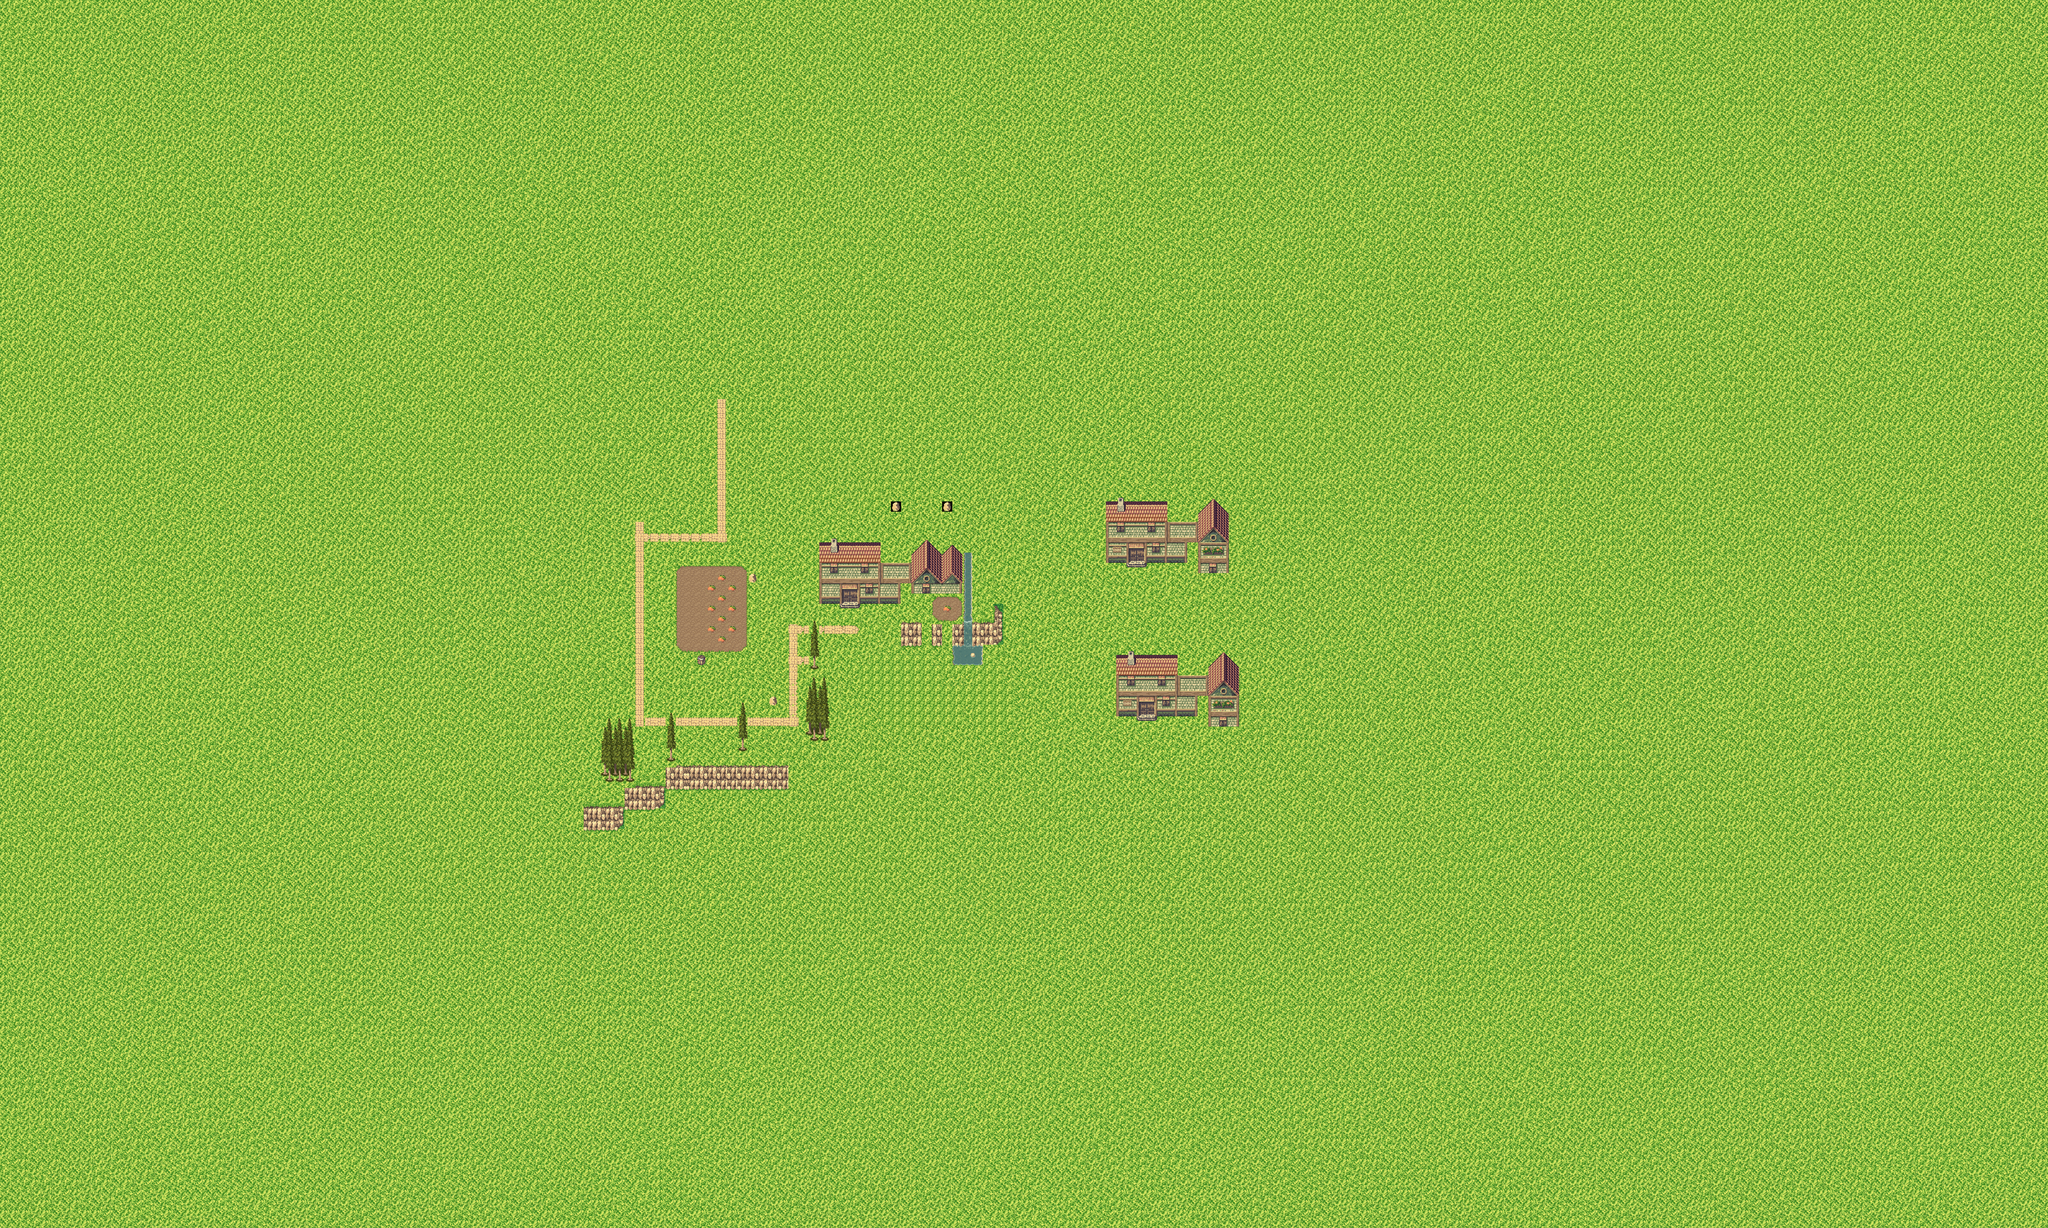

A level layout from a 2D game, rendered from its tile map. Below: a short description, then the map file with tile-grid data replaced by summaries:
An orthogonal 200x120 tile map with 32x32 px tiles, 3 tile layers (Ground, Buildings, Map Objects), 4 tilesets and 42 objects (23x skeleton, 18x zombie, player).

<map version="1.2" tiledversion="1.2.1" orientation="orthogonal" renderorder="right-down" width="200" height="120" tilewidth="32" tileheight="32" infinite="0" nextlayerid="5" nextobjectid="93">
 <tileset firstgid="1" name="32-rpg-town" tilewidth="32" tileheight="32" tilecount="396" columns="22">
  <image source="../img/32x32-transparent-rpg-town.png" width="704" height="576" />
 </tileset>
 <tileset firstgid="397" source="32x32-rpg-town-grass.tsx" />
 <tileset firstgid="793" source="32scale2-town.tsx" />
 <tileset firstgid="1189" source="32scale2-town-grass.tsx" />
 <layer id="3" name="Ground" width="200" height="120">
  <data>[24000 cells, 413 non-empty, 75 distinct tile ids]</data>
 </layer>
 <layer id="4" name="Buildings" width="200" height="120">
  <data>[24000 cells, 0 non-empty, 0 distinct tile ids]</data>
 </layer>
 <layer id="1" name="Map Objects" width="200" height="120">
  <data>[24000 cells, 24000 non-empty, 238 distinct tile ids]</data>
 </layer>
 <objectgroup id="2" name="Obstacles">
  <object id="1" name="player" x="2640" y="1906" width="33" height="31" />
  <object id="2" name="zombie" x="3315" y="1824" width="28" height="28" />
  <object id="3" name="zombie" x="3504" y="1841" width="28" height="28" />
  <object id="4" name="zombie" x="3212" y="2298" width="28" height="28" />
  <object id="5" name="zombie" x="3540" y="2352" width="28" height="28" />
  <object id="6" name="zombie" x="2915" y="2423" width="28" height="28" />
  <object id="7" name="zombie" x="2417" y="2309" width="28" height="28" />
  <object id="8" name="zombie" x="3690" y="2626" width="28" height="28" />
  <object id="9" name="zombie" x="3800" y="1985" width="28" height="28" />
  <object id="10" name="zombie" x="3544" y="1033" width="28" height="28" />
  <object id="11" name="zombie" x="3095" y="1008" width="28" height="28" />
  <object id="12" name="zombie" x="2756" y="1092" width="28" height="28" />
  <object id="13" name="zombie" x="2617" y="902" width="28" height="28" />
  <object id="14" name="zombie" x="2819" y="686" width="28" height="28" />
  <object id="15" name="zombie" x="3274" y="802" width="28" height="28" />
  <object id="16" name="zombie" x="3388" y="1141" width="28" height="28" />
  <object id="17" name="zombie" x="3292" y="1232" width="28" height="28" />
  <object id="18" name="zombie" x="2921" y="1264" width="28" height="28" />
  <object id="19" name="zombie" x="2524" y="1410" width="28" height="28" />
  <object id="67" name="skeleton" x="1026" y="1447" width="29" height="30" />
  <object id="71" name="skeleton" x="1024" y="1784" width="29" height="30" />
  <object id="72" name="skeleton" x="676" y="1623" width="29" height="30" />
  <object id="73" name="skeleton" x="1287" y="1259" width="29" height="30" />
  <object id="74" name="skeleton" x="1346" y="1645" width="29" height="30" />
  <object id="75" name="skeleton" x="611" y="1888" width="29" height="30" />
  <object id="76" name="skeleton" x="725" y="893" width="29" height="30" />
  <object id="77" name="skeleton" x="1695" y="812" width="29" height="30" />
  <object id="78" name="skeleton" x="731" y="1231" width="29" height="30" />
  <object id="79" name="skeleton" x="1059" y="2172" width="29" height="30" />
  <object id="80" name="skeleton" x="5334" y="2013" width="29" height="30" />
  <object id="81" name="skeleton" x="5614" y="1817" width="29" height="30" />
  <object id="82" name="skeleton" x="5688" y="2266" width="29" height="30" />
  <object id="83" name="skeleton" x="5178" y="2407" width="29" height="30" />
  <object id="84" name="skeleton" x="4822" y="1927" width="29" height="30" />
  <object id="85" name="skeleton" x="5241" y="1767" width="29" height="30" />
  <object id="86" name="skeleton" x="5000" y="2142" width="29" height="30" />
  <object id="87" name="skeleton" x="5421" y="2340" width="29" height="30" />
  <object id="88" name="skeleton" x="5519" y="2076" width="29" height="30" />
  <object id="89" name="skeleton" x="5128" y="1969" width="29" height="30" />
  <object id="90" name="skeleton" x="5857" y="1979" width="29" height="30" />
  <object id="91" name="skeleton" x="5784" y="2399" width="29" height="30" />
  <object id="92" name="skeleton" x="4989" y="2364" width="29" height="30" />
 </objectgroup>
</map>
